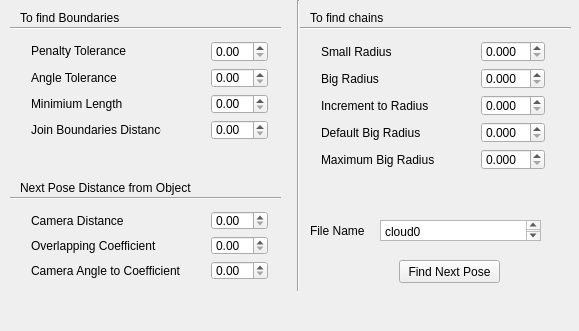
<?xml version="1.0" encoding="UTF-8"?>
<ui version="4.0">
 <class>MainWindow</class>
 <widget class="QMainWindow" name="MainWindow">
  <property name="geometry">
   <rect>
    <x>0</x>
    <y>0</y>
    <width>579</width>
    <height>331</height>
   </rect>
  </property>
  <property name="windowTitle">
   <string>MainWindow</string>
  </property>
  <widget class="QWidget" name="centralWidget">
   <widget class="QPushButton" name="btnFindNextPose">
    <property name="geometry">
     <rect>
      <x>399</x>
      <y>260</y>
      <width>101</width>
      <height>23</height>
     </rect>
    </property>
    <property name="text">
     <string>Find Next Pose</string>
    </property>
   </widget>
   <widget class="QWidget" name="verticalLayoutWidget">
    <property name="geometry">
     <rect>
      <x>20</x>
      <y>30</y>
      <width>152</width>
      <height>121</height>
     </rect>
    </property>
    <layout class="QVBoxLayout" name="verticalLayout">
     <item>
      <widget class="QLabel" name="lblPenaltyTolerance">
       <property name="sizePolicy">
        <sizepolicy hsizetype="Fixed" vsizetype="Expanding">
         <horstretch>0</horstretch>
         <verstretch>0</verstretch>
        </sizepolicy>
       </property>
       <property name="text">
        <string>Penalty Tolerance</string>
       </property>
      </widget>
     </item>
     <item>
      <widget class="QLabel" name="lblAngleTolerance">
       <property name="sizePolicy">
        <sizepolicy hsizetype="Fixed" vsizetype="Expanding">
         <horstretch>0</horstretch>
         <verstretch>0</verstretch>
        </sizepolicy>
       </property>
       <property name="text">
        <string>Angle Tolerance</string>
       </property>
      </widget>
     </item>
     <item>
      <widget class="QLabel" name="lblMinimumLength">
       <property name="sizePolicy">
        <sizepolicy hsizetype="Fixed" vsizetype="Expanding">
         <horstretch>0</horstretch>
         <verstretch>0</verstretch>
        </sizepolicy>
       </property>
       <property name="text">
        <string>Minimium Length</string>
       </property>
      </widget>
     </item>
     <item>
      <widget class="QLabel" name="lblJoinBoundariesDistance">
       <property name="sizePolicy">
        <sizepolicy hsizetype="Fixed" vsizetype="Expanding">
         <horstretch>0</horstretch>
         <verstretch>0</verstretch>
        </sizepolicy>
       </property>
       <property name="text">
        <string>Join Boundaries Distance</string>
       </property>
      </widget>
     </item>
    </layout>
   </widget>
   <widget class="QWidget" name="verticalLayoutWidget_2">
    <property name="geometry">
     <rect>
      <x>200</x>
      <y>30</y>
      <width>91</width>
      <height>121</height>
     </rect>
    </property>
    <layout class="QVBoxLayout" name="verticalLayout_2">
     <item>
      <widget class="QDoubleSpinBox" name="dsbPenaltyTolerance">
       <property name="sizePolicy">
        <sizepolicy hsizetype="Fixed" vsizetype="Fixed">
         <horstretch>0</horstretch>
         <verstretch>0</verstretch>
        </sizepolicy>
       </property>
       <property name="singleStep">
        <double>0.050000000000000</double>
       </property>
      </widget>
     </item>
     <item>
      <widget class="QDoubleSpinBox" name="dsbAngleTolerance">
       <property name="sizePolicy">
        <sizepolicy hsizetype="Fixed" vsizetype="Fixed">
         <horstretch>0</horstretch>
         <verstretch>0</verstretch>
        </sizepolicy>
       </property>
      </widget>
     </item>
     <item>
      <widget class="QDoubleSpinBox" name="dsbMinimumLength">
       <property name="sizePolicy">
        <sizepolicy hsizetype="Fixed" vsizetype="Fixed">
         <horstretch>0</horstretch>
         <verstretch>0</verstretch>
        </sizepolicy>
       </property>
      </widget>
     </item>
     <item>
      <widget class="QDoubleSpinBox" name="dsbJoinBoundariesDistance">
       <property name="sizePolicy">
        <sizepolicy hsizetype="Fixed" vsizetype="Fixed">
         <horstretch>0</horstretch>
         <verstretch>0</verstretch>
        </sizepolicy>
       </property>
      </widget>
     </item>
    </layout>
   </widget>
   <widget class="QLabel" name="ToFindBoundaries">
    <property name="geometry">
     <rect>
      <x>20</x>
      <y>10</y>
      <width>111</width>
      <height>16</height>
     </rect>
    </property>
    <property name="text">
     <string>To find Boundaries</string>
    </property>
   </widget>
   <widget class="QWidget" name="verticalLayoutWidget_3">
    <property name="geometry">
     <rect>
      <x>310</x>
      <y>30</y>
      <width>151</width>
      <height>151</height>
     </rect>
    </property>
    <layout class="QVBoxLayout" name="verticalLayout_3">
     <item>
      <widget class="QLabel" name="lblChainSmallRadius">
       <property name="sizePolicy">
        <sizepolicy hsizetype="Fixed" vsizetype="Expanding">
         <horstretch>0</horstretch>
         <verstretch>0</verstretch>
        </sizepolicy>
       </property>
       <property name="text">
        <string>Small Radius</string>
       </property>
      </widget>
     </item>
     <item>
      <widget class="QLabel" name="lblChainBigRadius">
       <property name="sizePolicy">
        <sizepolicy hsizetype="Fixed" vsizetype="Expanding">
         <horstretch>0</horstretch>
         <verstretch>0</verstretch>
        </sizepolicy>
       </property>
       <property name="text">
        <string>Big Radius</string>
       </property>
      </widget>
     </item>
     <item>
      <widget class="QLabel" name="lblChainIncRadius">
       <property name="sizePolicy">
        <sizepolicy hsizetype="Fixed" vsizetype="Expanding">
         <horstretch>0</horstretch>
         <verstretch>0</verstretch>
        </sizepolicy>
       </property>
       <property name="text">
        <string>Increment to Radius</string>
       </property>
      </widget>
     </item>
     <item>
      <widget class="QLabel" name="lblChainDefaultBigRadius">
       <property name="sizePolicy">
        <sizepolicy hsizetype="Fixed" vsizetype="Expanding">
         <horstretch>0</horstretch>
         <verstretch>0</verstretch>
        </sizepolicy>
       </property>
       <property name="text">
        <string>Default Big Radius</string>
       </property>
      </widget>
     </item>
     <item>
      <widget class="QLabel" name="lblChainMaxBigRadius">
       <property name="sizePolicy">
        <sizepolicy hsizetype="Fixed" vsizetype="Expanding">
         <horstretch>0</horstretch>
         <verstretch>0</verstretch>
        </sizepolicy>
       </property>
       <property name="text">
        <string>Maximum Big Radius</string>
       </property>
      </widget>
     </item>
    </layout>
   </widget>
   <widget class="QWidget" name="verticalLayoutWidget_4">
    <property name="geometry">
     <rect>
      <x>470</x>
      <y>30</y>
      <width>91</width>
      <height>151</height>
     </rect>
    </property>
    <layout class="QVBoxLayout" name="verticalLayout_4">
     <item>
      <widget class="QDoubleSpinBox" name="dsbChainSmallRadius">
       <property name="sizePolicy">
        <sizepolicy hsizetype="Fixed" vsizetype="Fixed">
         <horstretch>0</horstretch>
         <verstretch>0</verstretch>
        </sizepolicy>
       </property>
       <property name="decimals">
        <number>3</number>
       </property>
       <property name="singleStep">
        <double>0.001000000000000</double>
       </property>
      </widget>
     </item>
     <item>
      <widget class="QDoubleSpinBox" name="dsbChainBigRadius">
       <property name="sizePolicy">
        <sizepolicy hsizetype="Fixed" vsizetype="Fixed">
         <horstretch>0</horstretch>
         <verstretch>0</verstretch>
        </sizepolicy>
       </property>
       <property name="decimals">
        <number>3</number>
       </property>
       <property name="singleStep">
        <double>0.001000000000000</double>
       </property>
      </widget>
     </item>
     <item>
      <widget class="QDoubleSpinBox" name="dsbChainIncRadius">
       <property name="sizePolicy">
        <sizepolicy hsizetype="Fixed" vsizetype="Fixed">
         <horstretch>0</horstretch>
         <verstretch>0</verstretch>
        </sizepolicy>
       </property>
       <property name="decimals">
        <number>3</number>
       </property>
       <property name="singleStep">
        <double>0.001000000000000</double>
       </property>
      </widget>
     </item>
     <item>
      <widget class="QDoubleSpinBox" name="dsbChainDefaultBigRadius">
       <property name="sizePolicy">
        <sizepolicy hsizetype="Fixed" vsizetype="Fixed">
         <horstretch>0</horstretch>
         <verstretch>0</verstretch>
        </sizepolicy>
       </property>
       <property name="decimals">
        <number>3</number>
       </property>
       <property name="singleStep">
        <double>0.001000000000000</double>
       </property>
      </widget>
     </item>
     <item>
      <widget class="QDoubleSpinBox" name="dsbChainMaxBigRadius">
       <property name="sizePolicy">
        <sizepolicy hsizetype="Fixed" vsizetype="Fixed">
         <horstretch>0</horstretch>
         <verstretch>0</verstretch>
        </sizepolicy>
       </property>
       <property name="decimals">
        <number>3</number>
       </property>
       <property name="singleStep">
        <double>0.001000000000000</double>
       </property>
      </widget>
     </item>
    </layout>
   </widget>
   <widget class="QLabel" name="lblToFindChains">
    <property name="geometry">
     <rect>
      <x>310</x>
      <y>10</y>
      <width>111</width>
      <height>16</height>
     </rect>
    </property>
    <property name="text">
     <string>To find chains</string>
    </property>
   </widget>
   <widget class="QWidget" name="verticalLayoutWidget_5">
    <property name="geometry">
     <rect>
      <x>200</x>
      <y>200</y>
      <width>81</width>
      <height>91</height>
     </rect>
    </property>
    <layout class="QVBoxLayout" name="verticalLayout_5">
     <item>
      <widget class="QDoubleSpinBox" name="dsbCameraDistance">
       <property name="sizePolicy">
        <sizepolicy hsizetype="Fixed" vsizetype="Fixed">
         <horstretch>0</horstretch>
         <verstretch>0</verstretch>
        </sizepolicy>
       </property>
       <property name="singleStep">
        <double>0.050000000000000</double>
       </property>
      </widget>
     </item>
     <item>
      <widget class="QDoubleSpinBox" name="dsbOverlappingCoefficient">
       <property name="sizePolicy">
        <sizepolicy hsizetype="Fixed" vsizetype="Fixed">
         <horstretch>0</horstretch>
         <verstretch>0</verstretch>
        </sizepolicy>
       </property>
      </widget>
     </item>
     <item>
      <widget class="QDoubleSpinBox" name="dsbCameraAngleToCoeff">
       <property name="sizePolicy">
        <sizepolicy hsizetype="Fixed" vsizetype="Fixed">
         <horstretch>0</horstretch>
         <verstretch>0</verstretch>
        </sizepolicy>
       </property>
      </widget>
     </item>
    </layout>
   </widget>
   <widget class="QWidget" name="verticalLayoutWidget_6">
    <property name="geometry">
     <rect>
      <x>20</x>
      <y>200</y>
      <width>181</width>
      <height>91</height>
     </rect>
    </property>
    <layout class="QVBoxLayout" name="verticalLayout_6">
     <item>
      <widget class="QLabel" name="lblCameraDistance">
       <property name="sizePolicy">
        <sizepolicy hsizetype="Fixed" vsizetype="Expanding">
         <horstretch>0</horstretch>
         <verstretch>0</verstretch>
        </sizepolicy>
       </property>
       <property name="text">
        <string>Camera Distance</string>
       </property>
      </widget>
     </item>
     <item>
      <widget class="QLabel" name="lblOverlappingCoefficient">
       <property name="sizePolicy">
        <sizepolicy hsizetype="Fixed" vsizetype="Expanding">
         <horstretch>0</horstretch>
         <verstretch>0</verstretch>
        </sizepolicy>
       </property>
       <property name="text">
        <string>Overlapping Coefficient</string>
       </property>
      </widget>
     </item>
     <item>
      <widget class="QLabel" name="lblCameraAngleToCoeff">
       <property name="sizePolicy">
        <sizepolicy hsizetype="Fixed" vsizetype="Expanding">
         <horstretch>0</horstretch>
         <verstretch>0</verstretch>
        </sizepolicy>
       </property>
       <property name="text">
        <string>Camera Angle to Coefficient</string>
       </property>
      </widget>
     </item>
    </layout>
   </widget>
   <widget class="Line" name="line">
    <property name="geometry">
     <rect>
      <x>283</x>
      <y>0</y>
      <width>31</width>
      <height>291</height>
     </rect>
    </property>
    <property name="orientation">
     <enum>Qt::Vertical</enum>
    </property>
   </widget>
   <widget class="Line" name="line_2">
    <property name="geometry">
     <rect>
      <x>10</x>
      <y>20</y>
      <width>271</width>
      <height>16</height>
     </rect>
    </property>
    <property name="orientation">
     <enum>Qt::Horizontal</enum>
    </property>
   </widget>
   <widget class="Line" name="line_3">
    <property name="geometry">
     <rect>
      <x>300</x>
      <y>20</y>
      <width>271</width>
      <height>16</height>
     </rect>
    </property>
    <property name="orientation">
     <enum>Qt::Horizontal</enum>
    </property>
   </widget>
   <widget class="QLabel" name="ToFindBoundaries_2">
    <property name="geometry">
     <rect>
      <x>20</x>
      <y>180</y>
      <width>201</width>
      <height>16</height>
     </rect>
    </property>
    <property name="text">
     <string>Next Pose Distance from Object</string>
    </property>
   </widget>
   <widget class="Line" name="line_4">
    <property name="geometry">
     <rect>
      <x>10</x>
      <y>190</y>
      <width>271</width>
      <height>16</height>
     </rect>
    </property>
    <property name="orientation">
     <enum>Qt::Horizontal</enum>
    </property>
   </widget>
   <widget class="QLabel" name="lblFileName">
    <property name="geometry">
     <rect>
      <x>310</x>
      <y>220</y>
      <width>61</width>
      <height>21</height>
     </rect>
    </property>
    <property name="text">
     <string>File Name</string>
    </property>
   </widget>
   <widget class="QTextEdit" name="txtFileName">
    <property name="geometry">
     <rect>
      <x>380</x>
      <y>220</y>
      <width>161</width>
      <height>21</height>
     </rect>
    </property>
    <property name="html">
     <string>&lt;!DOCTYPE HTML PUBLIC &quot;-//W3C//DTD HTML 4.0//EN&quot; &quot;http://www.w3.org/TR/REC-html40/strict.dtd&quot;&gt;
&lt;html&gt;&lt;head&gt;&lt;meta name=&quot;qrichtext&quot; content=&quot;1&quot; /&gt;&lt;style type=&quot;text/css&quot;&gt;
p, li { white-space: pre-wrap; }
&lt;/style&gt;&lt;/head&gt;&lt;body style=&quot; font-family:'Sans Serif'; font-size:9pt; font-weight:400; font-style:normal;&quot;&gt;
&lt;p style=&quot; margin-top:0px; margin-bottom:0px; margin-left:0px; margin-right:0px; -qt-block-indent:0; text-indent:0px;&quot;&gt;cloud0&lt;/p&gt;&lt;/body&gt;&lt;/html&gt;</string>
    </property>
   </widget>
  </widget>
 </widget>
 <layoutdefault spacing="6" margin="11"/>
 <resources/>
 <connections/>
</ui>
